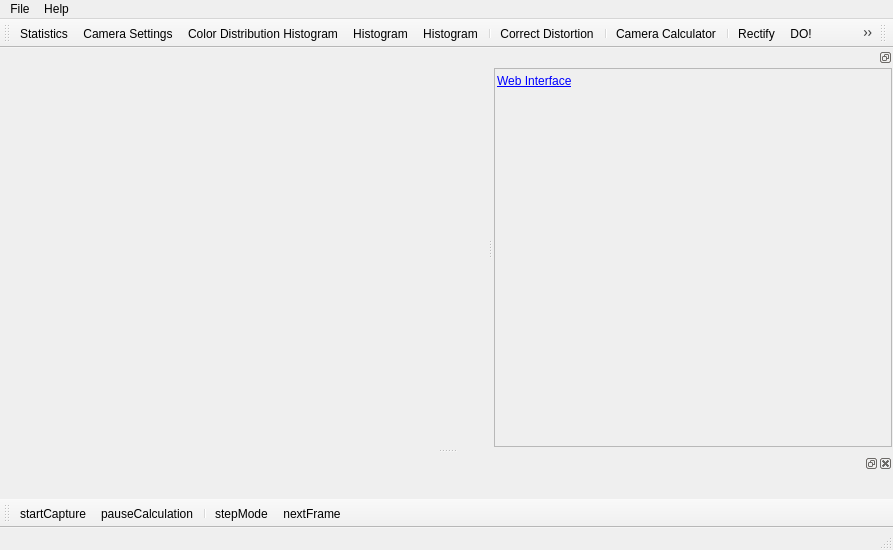
<?xml version="1.0" encoding="UTF-8"?>
<ui version="4.0">
 <class>MainWindow</class>
 <widget class="QMainWindow" name="MainWindow">
  <property name="geometry">
   <rect>
    <x>0</x>
    <y>0</y>
    <width>893</width>
    <height>550</height>
   </rect>
  </property>
  <property name="windowTitle">
   <string>MainWindow</string>
  </property>
  <property name="toolButtonStyle">
   <enum>Qt::ToolButtonIconOnly</enum>
  </property>
  <widget class="QWidget" name="centralWidget"/>
  <widget class="QMenuBar" name="menuBar">
   <property name="geometry">
    <rect>
     <x>0</x>
     <y>0</y>
     <width>893</width>
     <height>23</height>
    </rect>
   </property>
   <widget class="QMenu" name="menuFile">
    <property name="title">
     <string>File</string>
    </property>
    <addaction name="action_OpenInput"/>
    <addaction name="separator"/>
    <addaction name="actionSaveParameters"/>
    <addaction name="actionLoadParameters"/>
    <addaction name="separator"/>
    <addaction name="actionShowLog"/>
    <addaction name="separator"/>
    <addaction name="actionToggleAdvanced"/>
   </widget>
   <widget class="QMenu" name="menuHelp">
    <property name="title">
     <string>Help</string>
    </property>
    <addaction name="actionAbout"/>
    <addaction name="actionAbout_Qt"/>
   </widget>
   <addaction name="menuFile"/>
   <addaction name="menuHelp"/>
  </widget>
  <widget class="QStatusBar" name="statusBar"/>
  <widget class="QToolBar" name="toolBar">
   <property name="windowTitle">
    <string>toolBar</string>
   </property>
   <attribute name="toolBarArea">
    <enum>TopToolBarArea</enum>
   </attribute>
   <attribute name="toolBarBreak">
    <bool>false</bool>
   </attribute>
   <addaction name="actionStatistics"/>
   <addaction name="actionCameraSettings"/>
   <addaction name="actionColorHistogram"/>
   <addaction name="actionHistogram"/>
   <addaction name="action3DHistogram"/>
   <addaction name="separator"/>
   <addaction name="actionCorrectDistortion"/>
   <addaction name="separator"/>
   <addaction name="actionCameraCalculator"/>
   <addaction name="separator"/>
   <addaction name="actionRectify"/>
   <addaction name="actionDO"/>
   <addaction name="actionResetRectification"/>
   <addaction name="separator"/>
   <addaction name="actionSaveParameters"/>
   <addaction name="actionLoadParameters"/>
   <addaction name="separator"/>
  </widget>
  <widget class="QDockWidget" name="dockWidget_4">
   <property name="sizePolicy">
    <sizepolicy hsizetype="MinimumExpanding" vsizetype="MinimumExpanding">
     <horstretch>0</horstretch>
     <verstretch>0</verstretch>
    </sizepolicy>
   </property>
   <property name="minimumSize">
    <size>
     <width>400</width>
     <height>117</height>
    </size>
   </property>
   <property name="features">
    <set>QDockWidget::DockWidgetFloatable|QDockWidget::DockWidgetMovable</set>
   </property>
   <attribute name="dockWidgetArea">
    <number>2</number>
   </attribute>
   <widget class="QWidget" name="dockWidgetContents_4">
    <property name="sizePolicy">
     <sizepolicy hsizetype="MinimumExpanding" vsizetype="MinimumExpanding">
      <horstretch>0</horstretch>
      <verstretch>0</verstretch>
     </sizepolicy>
    </property>
    <layout class="QVBoxLayout" name="verticalLayout_2">
     <property name="leftMargin">
      <number>1</number>
     </property>
     <property name="topMargin">
      <number>1</number>
     </property>
     <property name="rightMargin">
      <number>1</number>
     </property>
     <property name="bottomMargin">
      <number>1</number>
     </property>
     <item>
      <widget class="QScrollArea" name="scrollArea">
       <property name="sizePolicy">
        <sizepolicy hsizetype="Minimum" vsizetype="MinimumExpanding">
         <horstretch>0</horstretch>
         <verstretch>0</verstretch>
        </sizepolicy>
       </property>
       <property name="widgetResizable">
        <bool>true</bool>
       </property>
       <widget class="QWidget" name="scrollAreaWidgetContents">
        <property name="geometry">
         <rect>
          <x>0</x>
          <y>0</y>
          <width>396</width>
          <height>350</height>
         </rect>
        </property>
        <property name="sizePolicy">
         <sizepolicy hsizetype="MinimumExpanding" vsizetype="MinimumExpanding">
          <horstretch>0</horstretch>
          <verstretch>0</verstretch>
         </sizepolicy>
        </property>
        <layout class="QVBoxLayout" name="verticalLayout_3">
         <property name="leftMargin">
          <number>2</number>
         </property>
         <property name="topMargin">
          <number>2</number>
         </property>
         <property name="rightMargin">
          <number>2</number>
         </property>
         <property name="bottomMargin">
          <number>2</number>
         </property>
         <item>
          <widget class="QLabel" name="label">
           <property name="minimumSize">
            <size>
             <width>0</width>
             <height>20</height>
            </size>
           </property>
           <property name="text">
            <string>&lt;!DOCTYPE HTML PUBLIC &quot;-//W3C//DTD HTML 4.0//EN&quot; &quot;http://www.w3.org/TR/REC-html40/strict.dtd&quot;&gt;
&lt;html&gt;&lt;head&gt;&lt;meta name=&quot;qrichtext&quot; content=&quot;1&quot; /&gt;&lt;style type=&quot;text/css&quot;&gt;
p, li { white-space: pre-wrap; }
&lt;/style&gt;&lt;/head&gt;&lt;body style=&quot; font-family:'Ubuntu'; font-size:9pt; font-weight:400; font-style:normal;&quot;&gt;
&lt;table style=&quot;-qt-table-type: root; margin-top:4px; margin-bottom:4px; margin-left:4px; margin-right:4px;&quot;&gt;
&lt;tr&gt;
&lt;td style=&quot;border: none;&quot;&gt;
&lt;p style=&quot; margin-top:0px; margin-bottom:0px; margin-left:0px; margin-right:0px; -qt-block-indent:0; text-indent:0px;&quot;&gt;&lt;a href=&quot;http://localhost:6781&quot;&gt;&lt;span style=&quot; text-decoration: underline; color:#0000ff;&quot;&gt;Web Interface&lt;/span&gt;&lt;/a&gt;&lt;/p&gt;&lt;/td&gt;&lt;/tr&gt;&lt;/table&gt;&lt;/body&gt;&lt;/html&gt;</string>
           </property>
          </widget>
         </item>
         <item>
          <widget class="QWidget" name="widget" native="true">
           <property name="sizePolicy">
            <sizepolicy hsizetype="MinimumExpanding" vsizetype="MinimumExpanding">
             <horstretch>0</horstretch>
             <verstretch>0</verstretch>
            </sizepolicy>
           </property>
           <property name="minimumSize">
            <size>
             <width>280</width>
             <height>0</height>
            </size>
           </property>
           <property name="baseSize">
            <size>
             <width>280</width>
             <height>0</height>
            </size>
           </property>
          </widget>
         </item>
         <item>
          <spacer name="verticalSpacer">
           <property name="orientation">
            <enum>Qt::Vertical</enum>
           </property>
           <property name="sizeHint" stdset="0">
            <size>
             <width>20</width>
             <height>0</height>
            </size>
           </property>
          </spacer>
         </item>
        </layout>
       </widget>
      </widget>
     </item>
    </layout>
   </widget>
  </widget>
  <widget class="QToolBar" name="toolBar_2">
   <property name="windowTitle">
    <string>toolBar_2</string>
   </property>
   <attribute name="toolBarArea">
    <enum>TopToolBarArea</enum>
   </attribute>
   <attribute name="toolBarBreak">
    <bool>false</bool>
   </attribute>
  </widget>
  <widget class="QToolBar" name="toolBar_3">
   <property name="windowTitle">
    <string>toolBar_3</string>
   </property>
   <property name="iconSize">
    <size>
     <width>24</width>
     <height>24</height>
    </size>
   </property>
   <attribute name="toolBarArea">
    <enum>BottomToolBarArea</enum>
   </attribute>
   <attribute name="toolBarBreak">
    <bool>false</bool>
   </attribute>
   <addaction name="actionStartCapture"/>
   <addaction name="actionPauseCalculation"/>
   <addaction name="separator"/>
   <addaction name="actionStepMode"/>
   <addaction name="actionNextFrame"/>
  </widget>
  <widget class="QDockWidget" name="loggingDockWidget">
   <property name="minimumSize">
    <size>
     <width>112</width>
     <height>45</height>
    </size>
   </property>
   <attribute name="dockWidgetArea">
    <number>8</number>
   </attribute>
   <widget class="QWidget" name="dockWidgetContents">
    <layout class="QGridLayout" name="gridLayout">
     <property name="leftMargin">
      <number>3</number>
     </property>
     <property name="topMargin">
      <number>0</number>
     </property>
     <property name="rightMargin">
      <number>3</number>
     </property>
     <property name="bottomMargin">
      <number>3</number>
     </property>
     <property name="spacing">
      <number>3</number>
     </property>
     <item row="0" column="0">
      <widget class="LoggerWidget" name="loggingWidget" native="true"/>
     </item>
    </layout>
   </widget>
  </widget>
  <action name="actionStatistics">
   <property name="icon">
    <iconset resource="../../../resources/main.qrc">
     <normaloff>:/new/prefix1/monitor.png</normaloff>:/new/prefix1/monitor.png</iconset>
   </property>
   <property name="text">
    <string>Statistics</string>
   </property>
   <property name="toolTip">
    <string>Show statistics</string>
   </property>
  </action>
  <action name="actionHistogram">
   <property name="icon">
    <iconset resource="../../../resources/main.qrc">
     <normaloff>:/new/prefix1/chart_bar.png</normaloff>:/new/prefix1/chart_bar.png</iconset>
   </property>
   <property name="text">
    <string>Histogram</string>
   </property>
   <property name="toolTip">
    <string>Show histogram</string>
   </property>
  </action>
  <action name="actionCameraSettings">
   <property name="icon">
    <iconset resource="../../../resources/main.qrc">
     <normaloff>:/new/prefix1/cctv_camera.png</normaloff>:/new/prefix1/cctv_camera.png</iconset>
   </property>
   <property name="text">
    <string>Camera Settings</string>
   </property>
   <property name="toolTip">
    <string>Show camera settings</string>
   </property>
  </action>
  <action name="actionRectify">
   <property name="icon">
    <iconset resource="../../../resources/main.qrc">
     <normaloff>:/new/prefix1/georectify.png</normaloff>:/new/prefix1/georectify.png</iconset>
   </property>
   <property name="text">
    <string>Rectify</string>
   </property>
   <property name="toolTip">
    <string>Rectify</string>
   </property>
  </action>
  <action name="actionDO">
   <property name="icon">
    <iconset resource="../../../resources/main.qrc">
     <normaloff>:/new/prefix1/lightning.png</normaloff>:/new/prefix1/lightning.png</iconset>
   </property>
   <property name="text">
    <string>DO!</string>
   </property>
   <property name="toolTip">
    <string>Do Rectify now!</string>
   </property>
  </action>
  <action name="actionSaveParameters">
   <property name="icon">
    <iconset resource="../../../resources/main.qrc">
     <normaloff>:/new/prefix1/install.png</normaloff>:/new/prefix1/install.png</iconset>
   </property>
   <property name="text">
    <string>Save parameters</string>
   </property>
   <property name="toolTip">
    <string>Save parameters</string>
   </property>
  </action>
  <action name="actionLoadParameters">
   <property name="icon">
    <iconset resource="../../../resources/main.qrc">
     <normaloff>:/new/prefix1/remove.png</normaloff>:/new/prefix1/remove.png</iconset>
   </property>
   <property name="text">
    <string>Load parameters</string>
   </property>
   <property name="toolTip">
    <string>Load parameters</string>
   </property>
  </action>
  <action name="actionAbout">
   <property name="text">
    <string>About</string>
   </property>
  </action>
  <action name="actionAbout_Qt">
   <property name="text">
    <string>About Qt</string>
   </property>
  </action>
  <action name="action_OpenInput">
   <property name="icon">
    <iconset resource="../../../resources/main.qrc">
     <normaloff>:/new/prefix1/webcam_add.png</normaloff>:/new/prefix1/webcam_add.png</iconset>
   </property>
   <property name="text">
    <string>&amp;Open Input</string>
   </property>
   <property name="toolTip">
    <string>Open Input</string>
   </property>
  </action>
  <action name="actionStartCapture">
   <property name="icon">
    <iconset resource="../../../resources/main.qrc">
     <normaloff>:/new/prefix1/play.png</normaloff>:/new/prefix1/play.png</iconset>
   </property>
   <property name="text">
    <string>startCapture</string>
   </property>
   <property name="toolTip">
    <string>Start capture</string>
   </property>
  </action>
  <action name="actionStepMode">
   <property name="checkable">
    <bool>true</bool>
   </property>
   <property name="icon">
    <iconset resource="../../../resources/main.qrc">
     <normaloff>:/new/prefix1/forward_alt.png</normaloff>
     <normalon>:/new/prefix1/stop.png</normalon>:/new/prefix1/forward_alt.png</iconset>
   </property>
   <property name="text">
    <string>stepMode</string>
   </property>
  </action>
  <action name="actionNextFrame">
   <property name="icon">
    <iconset resource="../../../resources/main.qrc">
     <normaloff>:/new/prefix1/refresh.png</normaloff>:/new/prefix1/refresh.png</iconset>
   </property>
   <property name="text">
    <string>nextFrame</string>
   </property>
   <property name="toolTip">
    <string>Next frame</string>
   </property>
  </action>
  <action name="actionPauseCalculation">
   <property name="checkable">
    <bool>true</bool>
   </property>
   <property name="icon">
    <iconset resource="../../../resources/main.qrc">
     <normaloff>:/new/prefix1/pause.png</normaloff>:/new/prefix1/pause.png</iconset>
   </property>
   <property name="text">
    <string>pauseCalculation</string>
   </property>
   <property name="toolTip">
    <string>Pause calculation</string>
   </property>
  </action>
  <action name="actionCorrectDistortion">
   <property name="icon">
    <iconset resource="../../../resources/main.qrc">
     <normaloff>:/new/prefix1/sphere.png</normaloff>:/new/prefix1/sphere.png</iconset>
   </property>
   <property name="text">
    <string>Correct Distortion</string>
   </property>
  </action>
  <action name="actionCameraCalculator">
   <property name="icon">
    <iconset resource="../../../resources/main.qrc">
     <normaloff>:/new/prefix1/calculator.png</normaloff>:/new/prefix1/calculator.png</iconset>
   </property>
   <property name="text">
    <string>Camera Calculator</string>
   </property>
   <property name="toolTip">
    <string>Camera Parameters Calculator</string>
   </property>
  </action>
  <action name="actionShowLog">
   <property name="checkable">
    <bool>true</bool>
   </property>
   <property name="icon">
    <iconset resource="../../../resources/main.qrc">
     <normaloff>:/new/prefix1/application_view_list.png</normaloff>:/new/prefix1/application_view_list.png</iconset>
   </property>
   <property name="text">
    <string>Show Log</string>
   </property>
   <property name="shortcut">
    <string>Alt+L</string>
   </property>
  </action>
  <action name="actionResetRectification">
   <property name="icon">
    <iconset resource="../../../resources/main.qrc">
     <normaloff>:/new/prefix1/bullet_blue.png</normaloff>
     <normalon>:/new/prefix1/bullet_orange.png</normalon>:/new/prefix1/bullet_blue.png</iconset>
   </property>
   <property name="text">
    <string>ResetRectification</string>
   </property>
   <property name="toolTip">
    <string>This button resets rectification</string>
   </property>
  </action>
  <action name="action3DHistogram">
   <property name="icon">
    <iconset resource="../../../resources/main.qrc">
     <normaloff>:/new/our/our/chart_bar3d.png</normaloff>:/new/our/our/chart_bar3d.png</iconset>
   </property>
   <property name="text">
    <string>Histogram</string>
   </property>
   <property name="toolTip">
    <string>Show 3D histogram</string>
   </property>
  </action>
  <action name="actionToggleAdvanced">
   <property name="checkable">
    <bool>true</bool>
   </property>
   <property name="icon">
    <iconset resource="../../../resources/main.qrc">
     <normaloff>:/new/prefix1/advanced.png</normaloff>:/new/prefix1/advanced.png</iconset>
   </property>
   <property name="text">
    <string>Advanced Settings</string>
   </property>
   <property name="toolTip">
    <string>Advanced Settings</string>
   </property>
   <property name="shortcut">
    <string>Alt+A</string>
   </property>
  </action>
  <action name="actionColorHistogram">
   <property name="icon">
    <iconset resource="../../../resources/main.qrc">
     <normaloff>:/new/prefix1/color_adjustment.png</normaloff>:/new/prefix1/color_adjustment.png</iconset>
   </property>
   <property name="text">
    <string>Color Distribution Histogram</string>
   </property>
   <property name="toolTip">
    <string>Color Distribution Histogram</string>
   </property>
  </action>
 </widget>
 <layoutdefault spacing="6" margin="11"/>
 <customwidgets>
  <customwidget>
   <class>LoggerWidget</class>
   <extends>QWidget</extends>
   <header>loggerWidget.h</header>
   <container>1</container>
  </customwidget>
 </customwidgets>
 <resources>
  <include location="../../../resources/main.qrc"/>
 </resources>
 <connections/>
</ui>
